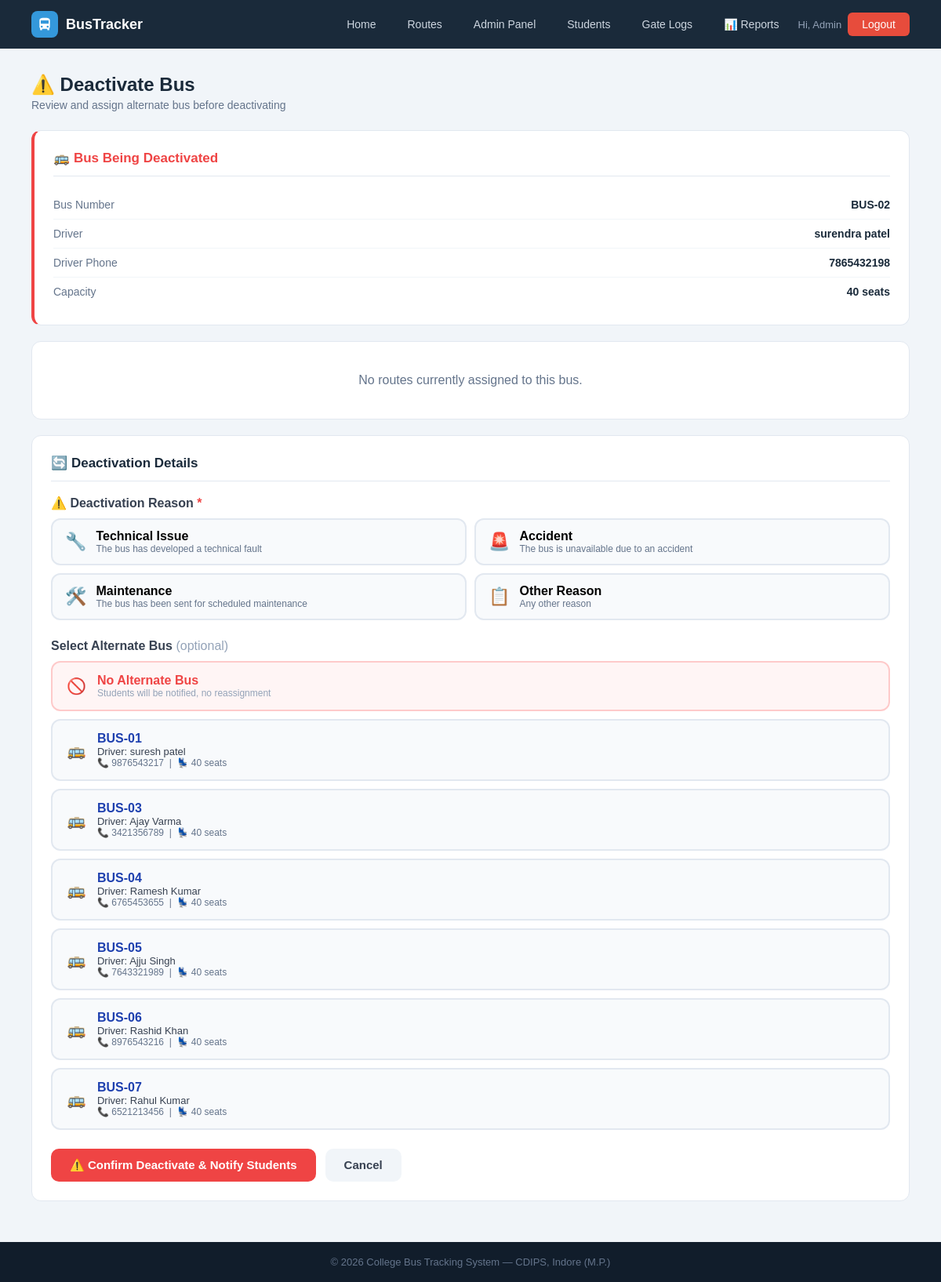
Page /admin/bus-status/21/inactive (signed in) on the earlier database version.
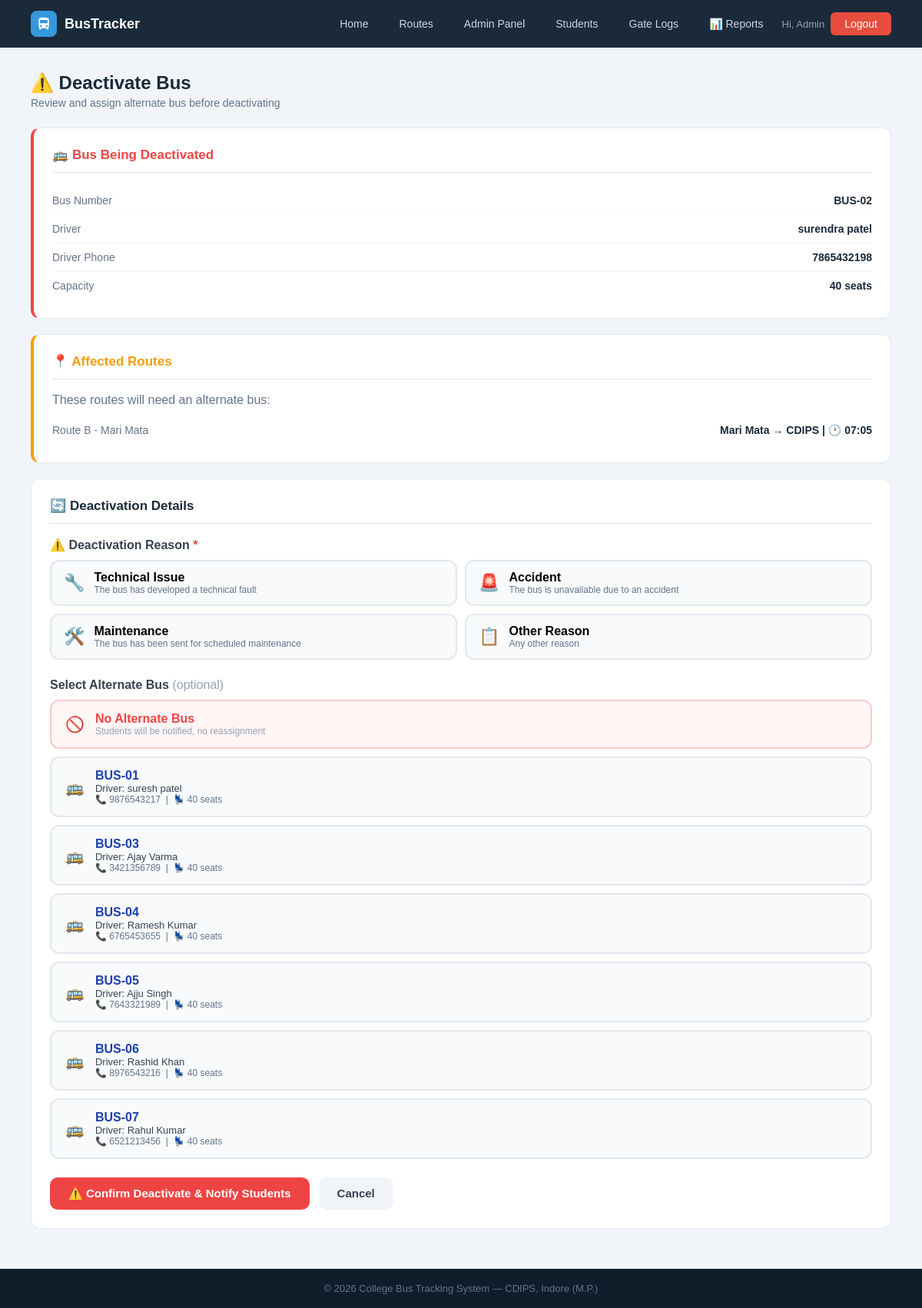
Same page on the later database version.
### tables this page shows
CREATE TABLE buses (
        id INTEGER PRIMARY KEY AUTOINCREMENT,
        bus_number TEXT UNIQUE NOT NULL, driver_name TEXT NOT NULL,
        driver_phone TEXT, capacity INTEGER DEFAULT 40,
        status TEXT DEFAULT 'active',
        current_lat REAL DEFAULT 22.7196, current_lng REAL DEFAULT 75.8577, driver_address TEXT);

CREATE TABLE routes (
        id INTEGER PRIMARY KEY AUTOINCREMENT,
        route_name TEXT NOT NULL, bus_id INTEGER,
        start_point TEXT, end_point TEXT,
        departure_time TEXT, arrival_time TEXT, stops TEXT, original_bus_id INTEGER,
        FOREIGN KEY(bus_id) REFERENCES buses(id));

### app.py (the view, shortened to what this page needs)
@app.route('/admin/bus-status/<int:bid>/<status>', methods=['GET','POST'])
@admin_required
def bus_status(bid, status):
    db = get_db()
    bus = db.execute("SELECT * FROM buses WHERE id=?", (bid,)).fetchone()
    if not bus:
        flash('Bus not found.', 'error')
        db.close()
        return redirect(url_for('admin_dashboard'))
    if status == 'inactive':
        if request.method == 'GET':
            affected_routes = db.execute(
                "SELECT * FROM routes WHERE bus_id=?", (bid,)
            ).fetchall()
            active_buses = db.execute(
                "SELECT * FROM buses WHERE status='active' AND id!=?", (bid,)
            ).fetchall()
            db.close()
            return render_template(
                'deactivate_confirm.html',
                bus=bus,
                affected_routes=affected_routes,
                active_buses=active_buses
            )
    return redirect(url_for('admin_dashboard')+'#buses')

### app.py (called while the page is built, shortened)
def get_db():
    conn = sqlite3.connect(DB)
    conn.row_factory = sqlite3.Row
    return conn

def admin_required(f):
    @wraps(f)
    def dec(*a, **kw):
        if 'admin' not in session:
            flash('Admin access required.', 'error')
            return redirect(url_for('admin_login'))
        return f(*a, **kw)
    return dec

@app.context_processor
def inject_notifications():
    return dict(notifications=[], unread_count=0)

### templates/deactivate_confirm.html (shortened to what the changed rows need)
{% extends "base.html" %}
{% block content %}
<div class="page">
    <div class="page-header">
        <h1>⚠️ Deactivate Bus</h1>
    </div>
    <div class="panel" style="border-left: 4px solid #ef4444;">
        <h2 style="color:#ef4444;">🚌 Bus Being Deactivated</h2>
    </div>
    {% if affected_routes %}
    <div class="panel" style="border-left: 4px solid #f59e0b;">
        <h2 style="color:#f59e0b;">📍 Affected Routes</h2>
        <p style="color:#64748b;margin-bottom:12px;">These routes will need an alternate bus:</p>
        {% for r in affected_routes %}
        <div class="info-row">
            <span class="key">{{ r.route_name }}</span>
            <span class="val">{{ r.start_point }} → {{ r.end_point }} | 🕐 {{ r.departure_time }}</span>
        </div>
        {% endfor %}
    </div>
    {% else %}
    <div class="panel">
        <p style="color:#64748b;text-align:center;padding:16px;">No routes currently assigned to this bus.</p>
    </div>
    {% endif %}
    <div class="panel">
        <h2>🔄 Deactivation Details</h2>
        <form method="POST" action="{{ url_for('bus_status', bid=bus.id, status='inactive') }}">
            <div style="margin-bottom:20px;">
                {% if active_buses %}
                <div class="alt-bus-list">
                    {% for b in active_buses %}
                    <label class="alt-bus-option">
                        <div class="alt-bus-card">
                            <span style="font-size:20px">🚌</span>
                            <div>
                                <div style="font-weight:600;color:#1e40af;">{{ b.bus_number }}</div>
                                <div style="font-size:13px;color:#374151;">Driver: {{ b.driver_name }}</div>
                                <div style="font-size:12px;color:#64748b;">📞 {{ b.driver_phone or 'N/A' }} &nbsp;|&nbsp; 💺 {{ b.capacity }} seats</div>
                            </div>
                        </div>
                    </label>
                    {% endfor %}
                </div>
                {% else %}
                <div style="background:#fef2f2;border:1px solid #fecaca;border-radius:10px;padding:16px;color:#dc2626;">
                    ❌ No active buses available for alternate assignment.
                </div>
                {% endif %}
            </div>
        </form>
    </div>
</div>
{% endblock %}

Differences in the rows shown:
added routes: route_name "Route B - Mari Mata", start_point "Mari Mata", end_point "CDIPS", departure_time "07:05"
Other differences:
text no longer shown: "No routes currently assigned to this bus."
text now shown: "📍 Affected Routes These routes will need an alternate bus:"
